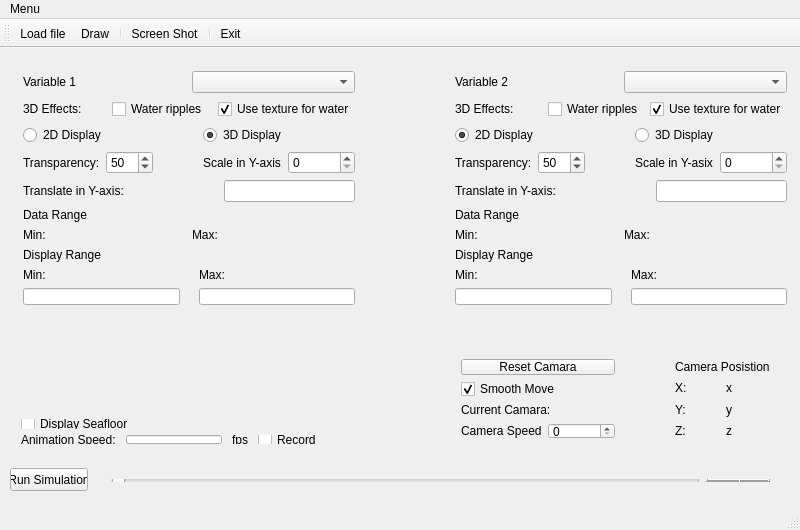
<?xml version="1.0" encoding="UTF-8"?>
<ui version="4.0">
 <class>MainWindow</class>
 <widget class="QMainWindow" name="MainWindow">
  <property name="geometry">
   <rect>
    <x>0</x>
    <y>0</y>
    <width>800</width>
    <height>530</height>
   </rect>
  </property>
  <property name="sizePolicy">
   <sizepolicy hsizetype="Fixed" vsizetype="Fixed">
    <horstretch>0</horstretch>
    <verstretch>0</verstretch>
   </sizepolicy>
  </property>
  <property name="windowTitle">
   <string>NCViewer</string>
  </property>
  <widget class="QWidget" name="centralWidget">
   <widget class="QPushButton" name="run_simulation_button">
    <property name="geometry">
     <rect>
      <x>10</x>
      <y>420</y>
      <width>78</width>
      <height>23</height>
     </rect>
    </property>
    <property name="baseSize">
     <size>
      <width>0</width>
      <height>0</height>
     </size>
    </property>
    <property name="text">
     <string>Run Simulation</string>
    </property>
   </widget>
   <widget class="QWidget" name="layoutWidget">
    <property name="geometry">
     <rect>
      <x>100</x>
      <y>420</y>
      <width>681</width>
      <height>25</height>
     </rect>
    </property>
    <layout class="QHBoxLayout" name="horizontalLayout_12">
     <item>
      <widget class="QSlider" name="simulation_horizontalSlider">
       <property name="orientation">
        <enum>Qt::Horizontal</enum>
       </property>
      </widget>
     </item>
     <item>
      <widget class="QLCDNumber" name="simulation_lcdNumber"/>
     </item>
    </layout>
   </widget>
   <widget class="QWidget" name="layoutWidget">
    <property name="geometry">
     <rect>
      <x>450</x>
      <y>300</y>
      <width>331</width>
      <height>101</height>
     </rect>
    </property>
    <layout class="QHBoxLayout" name="horizontalLayout_28">
     <property name="spacing">
      <number>60</number>
     </property>
     <item>
      <layout class="QVBoxLayout" name="verticalLayout_7">
       <property name="sizeConstraint">
        <enum>QLayout::SetDefaultConstraint</enum>
       </property>
       <item>
        <widget class="QPushButton" name="resetCamara_pushButton">
         <property name="text">
          <string>Reset Camara</string>
         </property>
        </widget>
       </item>
       <item>
        <widget class="QCheckBox" name="smooth_move_checkBox">
         <property name="text">
          <string>Smooth Move</string>
         </property>
         <property name="checked">
          <bool>true</bool>
         </property>
        </widget>
       </item>
       <item>
        <layout class="QHBoxLayout" name="horizontalLayout_27">
         <property name="spacing">
          <number>10</number>
         </property>
         <item>
          <widget class="QLabel" name="current_camera_label">
           <property name="text">
            <string>Current Camara:</string>
           </property>
          </widget>
         </item>
         <item>
          <widget class="QLabel" name="current_camera_value_label">
           <property name="text">
            <string/>
           </property>
          </widget>
         </item>
        </layout>
       </item>
       <item>
        <layout class="QHBoxLayout" name="horizontalLayout_10">
         <item>
          <widget class="QLabel" name="camera_speed_Label">
           <property name="text">
            <string>Camera Speed</string>
           </property>
          </widget>
         </item>
         <item>
          <widget class="QSpinBox" name="camera_spinBox">
           <property name="maximum">
            <number>9999999</number>
           </property>
           <property name="value">
            <number>0</number>
           </property>
          </widget>
         </item>
        </layout>
       </item>
      </layout>
     </item>
     <item>
      <layout class="QVBoxLayout" name="verticalLayout_12">
       <item>
        <widget class="QLabel" name="camera_Position_Label">
         <property name="text">
          <string>Camera Posistion</string>
         </property>
        </widget>
       </item>
       <item>
        <layout class="QHBoxLayout" name="horizontalLayout_26">
         <item>
          <widget class="QLabel" name="x_label">
           <property name="text">
            <string>X:</string>
           </property>
          </widget>
         </item>
         <item>
          <widget class="QLabel" name="x_value_label">
           <property name="text">
            <string>x</string>
           </property>
          </widget>
         </item>
        </layout>
       </item>
       <item>
        <layout class="QHBoxLayout" name="horizontalLayout_25">
         <item>
          <widget class="QLabel" name="y_label">
           <property name="text">
            <string>Y:</string>
           </property>
          </widget>
         </item>
         <item>
          <widget class="QLabel" name="y_value_label">
           <property name="text">
            <string>y</string>
           </property>
          </widget>
         </item>
        </layout>
       </item>
       <item>
        <layout class="QHBoxLayout" name="horizontalLayout_24">
         <item>
          <widget class="QLabel" name="z_label">
           <property name="text">
            <string>Z:</string>
           </property>
          </widget>
         </item>
         <item>
          <widget class="QLabel" name="z_value_label">
           <property name="text">
            <string>z</string>
           </property>
          </widget>
         </item>
        </layout>
       </item>
      </layout>
     </item>
    </layout>
   </widget>
   <widget class="QWidget" name="layoutWidget">
    <property name="geometry">
     <rect>
      <x>12</x>
      <y>12</y>
      <width>786</width>
      <height>256</height>
     </rect>
    </property>
    <layout class="QHBoxLayout" name="horizontalLayout_9">
     <property name="spacing">
      <number>100</number>
     </property>
     <item>
      <layout class="QVBoxLayout" name="verticalLayout_5">
       <item>
        <layout class="QHBoxLayout" name="horizontalLayout">
         <item>
          <widget class="QLabel" name="varNameLabel1">
           <property name="text">
            <string>Variable 1</string>
           </property>
          </widget>
         </item>
         <item>
          <widget class="QComboBox" name="varComboBox1">
           <property name="sizePolicy">
            <sizepolicy hsizetype="Preferred" vsizetype="Fixed">
             <horstretch>0</horstretch>
             <verstretch>0</verstretch>
            </sizepolicy>
           </property>
           <property name="baseSize">
            <size>
             <width>0</width>
             <height>0</height>
            </size>
           </property>
          </widget>
         </item>
        </layout>
       </item>
       <item>
        <layout class="QHBoxLayout" name="horizontalLayout_30">
         <property name="spacing">
          <number>10</number>
         </property>
         <item>
          <widget class="QLabel" name="var1_3d_effects_label">
           <property name="text">
            <string>3D Effects:</string>
           </property>
          </widget>
         </item>
         <item>
          <widget class="QCheckBox" name="var1_perturb_water_normals_checkBox">
           <property name="text">
            <string>Water ripples</string>
           </property>
          </widget>
         </item>
         <item>
          <widget class="QCheckBox" name="var1_use_water_texture_checkBox">
           <property name="text">
            <string>Use texture for water</string>
           </property>
           <property name="checked">
            <bool>true</bool>
           </property>
          </widget>
         </item>
        </layout>
       </item>
       <item>
        <layout class="QHBoxLayout" name="horizontalLayout_7">
         <property name="spacing">
          <number>50</number>
         </property>
         <item>
          <layout class="QVBoxLayout" name="verticalLayout_4">
           <item>
            <widget class="QRadioButton" name="var1_2D_Radio_Button">
             <property name="text">
              <string>2D Display</string>
             </property>
             <attribute name="buttonGroup">
              <string notr="true">var1buttonGroup</string>
             </attribute>
            </widget>
           </item>
           <item>
            <layout class="QHBoxLayout" name="horizontalLayout_3">
             <item>
              <widget class="QLabel" name="var1_Transparent_Label">
               <property name="text">
                <string>Transparency:</string>
               </property>
              </widget>
             </item>
             <item>
              <widget class="QSpinBox" name="var1_Transparent_spinBox">
               <property name="minimum">
                <number>1</number>
               </property>
               <property name="maximum">
                <number>100</number>
               </property>
               <property name="value">
                <number>50</number>
               </property>
              </widget>
             </item>
            </layout>
           </item>
          </layout>
         </item>
         <item>
          <layout class="QVBoxLayout" name="verticalLayout_3">
           <item>
            <widget class="QRadioButton" name="var1_3D_Radio_Button">
             <property name="text">
              <string>3D Display</string>
             </property>
             <property name="checked">
              <bool>true</bool>
             </property>
             <attribute name="buttonGroup">
              <string notr="true">var1buttonGroup</string>
             </attribute>
            </widget>
           </item>
           <item>
            <layout class="QHBoxLayout" name="horizontalLayout_4">
             <item>
              <widget class="QLabel" name="var1_Scale_Label">
               <property name="text">
                <string>Scale in Y-axis:</string>
               </property>
              </widget>
             </item>
             <item>
              <widget class="QSpinBox" name="var1_Scale_spinBox">
               <property name="maximum">
                <number>1000000</number>
               </property>
               <property name="singleStep">
                <number>5000</number>
               </property>
              </widget>
             </item>
            </layout>
           </item>
          </layout>
         </item>
        </layout>
       </item>
       <item>
        <layout class="QHBoxLayout" name="horizontalLayout_32">
         <property name="spacing">
          <number>100</number>
         </property>
         <item>
          <widget class="QLabel" name="var1_translateinY_label">
           <property name="text">
            <string>Translate in Y-axis:</string>
           </property>
          </widget>
         </item>
         <item>
          <widget class="QLineEdit" name="var1_translateinY_lineEdit"/>
         </item>
        </layout>
       </item>
       <item>
        <layout class="QVBoxLayout" name="verticalLayout_10">
         <item>
          <widget class="QLabel" name="var1_Data_Range_Label">
           <property name="text">
            <string>Data Range</string>
           </property>
          </widget>
         </item>
         <item>
          <layout class="QHBoxLayout" name="horizontalLayout_22">
           <item>
            <layout class="QHBoxLayout" name="horizontalLayout_14">
             <property name="spacing">
              <number>10</number>
             </property>
             <item>
              <widget class="QLabel" name="var1_Data_Min_Label">
               <property name="text">
                <string>Min:</string>
               </property>
              </widget>
             </item>
             <item>
              <widget class="QLabel" name="var1_Data_Min">
               <property name="text">
                <string/>
               </property>
              </widget>
             </item>
            </layout>
           </item>
           <item>
            <layout class="QHBoxLayout" name="horizontalLayout_15">
             <property name="spacing">
              <number>10</number>
             </property>
             <item>
              <widget class="QLabel" name="var1_Data_Max_Label">
               <property name="text">
                <string>Max:</string>
               </property>
              </widget>
             </item>
             <item>
              <widget class="QLabel" name="var1_Data_Max">
               <property name="text">
                <string/>
               </property>
              </widget>
             </item>
            </layout>
           </item>
          </layout>
         </item>
        </layout>
       </item>
       <item>
        <layout class="QVBoxLayout" name="verticalLayout_8">
         <item>
          <widget class="QLabel" name="var1_Display_Label">
           <property name="text">
            <string>Display Range</string>
           </property>
          </widget>
         </item>
         <item>
          <layout class="QHBoxLayout" name="horizontalLayout_21">
           <item>
            <layout class="QHBoxLayout" name="horizontalLayout_13">
             <item>
              <layout class="QVBoxLayout" name="verticalLayout_16">
               <item>
                <widget class="QLabel" name="var1_Display_Min_Label">
                 <property name="text">
                  <string>Min:</string>
                 </property>
                </widget>
               </item>
               <item>
                <widget class="QLineEdit" name="var1_display_min_lineEdit"/>
               </item>
              </layout>
             </item>
             <item>
              <widget class="QLabel" name="var1_Legend">
               <property name="autoFillBackground">
                <bool>false</bool>
               </property>
               <property name="text">
                <string/>
               </property>
               <property name="pixmap">
                <pixmap resource="resource.qrc">:/legend/imgs/legend.png</pixmap>
               </property>
              </widget>
             </item>
             <item>
              <layout class="QVBoxLayout" name="verticalLayout_17">
               <item>
                <widget class="QLabel" name="var1_Display_Max_Label">
                 <property name="text">
                  <string>Max:</string>
                 </property>
                </widget>
               </item>
               <item>
                <widget class="QLineEdit" name="var1_display_max_lineEdit"/>
               </item>
              </layout>
             </item>
            </layout>
           </item>
          </layout>
         </item>
        </layout>
       </item>
      </layout>
     </item>
     <item>
      <layout class="QVBoxLayout" name="verticalLayout_6">
       <item>
        <layout class="QHBoxLayout" name="horizontalLayout_2">
         <item>
          <widget class="QLabel" name="varNameLabel2">
           <property name="text">
            <string>Variable 2</string>
           </property>
          </widget>
         </item>
         <item>
          <widget class="QComboBox" name="varComboBox2"/>
         </item>
        </layout>
       </item>
       <item>
        <layout class="QHBoxLayout" name="horizontalLayout_33">
         <item>
          <widget class="QLabel" name="var2_3d_effects_label">
           <property name="text">
            <string>3D Effects:</string>
           </property>
          </widget>
         </item>
         <item>
          <widget class="QCheckBox" name="var2_perturb_water_normals_checkBox">
           <property name="text">
            <string>Water ripples</string>
           </property>
          </widget>
         </item>
         <item>
          <widget class="QCheckBox" name="var2_use_water_texture_checkBox">
           <property name="text">
            <string>Use texture for water</string>
           </property>
           <property name="checked">
            <bool>true</bool>
           </property>
          </widget>
         </item>
        </layout>
       </item>
       <item>
        <layout class="QHBoxLayout" name="horizontalLayout_8">
         <property name="spacing">
          <number>50</number>
         </property>
         <item>
          <layout class="QVBoxLayout" name="verticalLayout">
           <item>
            <widget class="QRadioButton" name="var2_2D_Radio_Button">
             <property name="text">
              <string>2D Display</string>
             </property>
             <property name="checked">
              <bool>true</bool>
             </property>
             <attribute name="buttonGroup">
              <string notr="true">var2buttonGroup</string>
             </attribute>
            </widget>
           </item>
           <item>
            <layout class="QHBoxLayout" name="horizontalLayout_5">
             <item>
              <widget class="QLabel" name="var2_Transparent_Label">
               <property name="text">
                <string>Transparency:</string>
               </property>
              </widget>
             </item>
             <item>
              <widget class="QSpinBox" name="var2_Transparent_spinBox">
               <property name="minimum">
                <number>1</number>
               </property>
               <property name="maximum">
                <number>100</number>
               </property>
               <property name="value">
                <number>50</number>
               </property>
              </widget>
             </item>
            </layout>
           </item>
          </layout>
         </item>
         <item>
          <layout class="QVBoxLayout" name="verticalLayout_2">
           <item>
            <widget class="QRadioButton" name="var2_3D_Radio_Button">
             <property name="text">
              <string>3D Display</string>
             </property>
             <attribute name="buttonGroup">
              <string notr="true">var2buttonGroup</string>
             </attribute>
            </widget>
           </item>
           <item>
            <layout class="QHBoxLayout" name="horizontalLayout_6">
             <item>
              <widget class="QLabel" name="var2_Scale_Label">
               <property name="text">
                <string>Scale in Y-asix:</string>
               </property>
              </widget>
             </item>
             <item>
              <widget class="QSpinBox" name="var2_Scale_spinBox">
               <property name="maximum">
                <number>1000000</number>
               </property>
               <property name="singleStep">
                <number>5000</number>
               </property>
              </widget>
             </item>
            </layout>
           </item>
          </layout>
         </item>
        </layout>
       </item>
       <item>
        <layout class="QHBoxLayout" name="horizontalLayout_31">
         <property name="spacing">
          <number>100</number>
         </property>
         <item>
          <widget class="QLabel" name="var2_translateinY_label">
           <property name="text">
            <string>Translate in Y-axis:</string>
           </property>
          </widget>
         </item>
         <item>
          <widget class="QLineEdit" name="var2_translateinY_lineEdit"/>
         </item>
        </layout>
       </item>
       <item>
        <layout class="QVBoxLayout" name="verticalLayout_11">
         <item>
          <widget class="QLabel" name="var2_Data_Range_Label">
           <property name="text">
            <string>Data Range</string>
           </property>
          </widget>
         </item>
         <item>
          <layout class="QHBoxLayout" name="horizontalLayout_23">
           <item>
            <layout class="QHBoxLayout" name="horizontalLayout_16">
             <property name="spacing">
              <number>10</number>
             </property>
             <item>
              <widget class="QLabel" name="var2_Data_Min_Label">
               <property name="text">
                <string>Min:</string>
               </property>
              </widget>
             </item>
             <item>
              <widget class="QLabel" name="var2_Data_Min">
               <property name="text">
                <string/>
               </property>
              </widget>
             </item>
            </layout>
           </item>
           <item>
            <layout class="QHBoxLayout" name="horizontalLayout_17">
             <property name="spacing">
              <number>10</number>
             </property>
             <item>
              <widget class="QLabel" name="var2_Data_Max_Label">
               <property name="text">
                <string>Max:</string>
               </property>
              </widget>
             </item>
             <item>
              <widget class="QLabel" name="var2_Data_Max">
               <property name="text">
                <string/>
               </property>
              </widget>
             </item>
            </layout>
           </item>
          </layout>
         </item>
        </layout>
       </item>
       <item>
        <layout class="QVBoxLayout" name="verticalLayout_9">
         <item>
          <widget class="QLabel" name="var2_Display_Label">
           <property name="text">
            <string>Display Range</string>
           </property>
          </widget>
         </item>
         <item>
          <layout class="QHBoxLayout" name="horizontalLayout_20">
           <item>
            <layout class="QHBoxLayout" name="horizontalLayout_11">
             <item>
              <layout class="QVBoxLayout" name="verticalLayout_14">
               <item>
                <widget class="QLabel" name="var2_Display_Min_Label">
                 <property name="text">
                  <string>Min:</string>
                 </property>
                </widget>
               </item>
               <item>
                <widget class="QLineEdit" name="var2_display_min_lineEdit"/>
               </item>
              </layout>
             </item>
             <item>
              <widget class="QLabel" name="var2_Legned">
               <property name="text">
                <string/>
               </property>
               <property name="pixmap">
                <pixmap resource="resource.qrc">:/legend/imgs/legend.png</pixmap>
               </property>
              </widget>
             </item>
             <item>
              <layout class="QVBoxLayout" name="verticalLayout_15">
               <item>
                <widget class="QLabel" name="var2_Display_Max_Label">
                 <property name="text">
                  <string>Max:</string>
                 </property>
                </widget>
               </item>
               <item>
                <widget class="QLineEdit" name="var2_display_max_lineEdit"/>
               </item>
              </layout>
             </item>
            </layout>
           </item>
          </layout>
         </item>
        </layout>
       </item>
      </layout>
     </item>
    </layout>
   </widget>
   <widget class="QWidget" name="layoutWidget">
    <property name="geometry">
     <rect>
      <x>10</x>
      <y>360</y>
      <width>323</width>
      <height>47</height>
     </rect>
    </property>
    <layout class="QVBoxLayout" name="verticalLayout_13">
     <item>
      <widget class="QCheckBox" name="seafloor_checkBox">
       <property name="text">
        <string>Display Seafloor</string>
       </property>
      </widget>
     </item>
     <item>
      <layout class="QHBoxLayout" name="horizontalLayout_29">
       <property name="spacing">
        <number>10</number>
       </property>
       <item>
        <widget class="QLabel" name="animation_speed_label">
         <property name="text">
          <string>Animation Speed:</string>
         </property>
        </widget>
       </item>
       <item>
        <widget class="QLineEdit" name="animation_speed_lineEdit">
         <property name="sizePolicy">
          <sizepolicy hsizetype="Minimum" vsizetype="Fixed">
           <horstretch>0</horstretch>
           <verstretch>0</verstretch>
          </sizepolicy>
         </property>
        </widget>
       </item>
       <item>
        <widget class="QLabel" name="fps_label">
         <property name="text">
          <string>fps</string>
         </property>
        </widget>
       </item>
       <item>
        <widget class="QCheckBox" name="record_checkBox">
         <property name="text">
          <string>Record</string>
         </property>
        </widget>
       </item>
      </layout>
     </item>
    </layout>
   </widget>
   <zorder>layoutWidget</zorder>
   <zorder>layoutWidget</zorder>
   <zorder>layoutWidget</zorder>
   <zorder>run_simulation_button</zorder>
   <zorder>layoutWidget</zorder>
  </widget>
  <widget class="QMenuBar" name="menuBar">
   <property name="geometry">
    <rect>
     <x>0</x>
     <y>0</y>
     <width>800</width>
     <height>21</height>
    </rect>
   </property>
   <widget class="QMenu" name="menuFile">
    <property name="title">
     <string>Menu</string>
    </property>
    <addaction name="actionLoad_file"/>
    <addaction name="actionDraw"/>
    <addaction name="actionScreen_Shot"/>
    <addaction name="actionExit"/>
   </widget>
   <addaction name="menuFile"/>
  </widget>
  <widget class="QToolBar" name="mainToolBar">
   <attribute name="toolBarArea">
    <enum>TopToolBarArea</enum>
   </attribute>
   <attribute name="toolBarBreak">
    <bool>false</bool>
   </attribute>
   <addaction name="actionLoad_file"/>
   <addaction name="actionDraw"/>
   <addaction name="separator"/>
   <addaction name="actionScreen_Shot"/>
   <addaction name="separator"/>
   <addaction name="actionExit"/>
  </widget>
  <widget class="QStatusBar" name="statusBar"/>
  <action name="actionLoad_file">
   <property name="icon">
    <iconset resource="resource.qrc">
     <normaloff>:/icons/icons/Blank Folder.png</normaloff>:/icons/icons/Blank Folder.png</iconset>
   </property>
   <property name="text">
    <string>Load file</string>
   </property>
  </action>
  <action name="actionDraw">
   <property name="icon">
    <iconset resource="resource.qrc">
     <normaloff>:/icons/icons/Connect Network Projector.png</normaloff>:/icons/icons/Connect Network Projector.png</iconset>
   </property>
   <property name="text">
    <string>Draw</string>
   </property>
  </action>
  <action name="actionExit">
   <property name="icon">
    <iconset resource="resource.qrc">
     <normaloff>:/icons/icons/Power - Shut Down.png</normaloff>:/icons/icons/Power - Shut Down.png</iconset>
   </property>
   <property name="text">
    <string>Exit</string>
   </property>
  </action>
  <action name="actionScreen_Shot">
   <property name="icon">
    <iconset resource="resource.qrc">
     <normaloff>:/icons/icons/Pictures Library.png</normaloff>:/icons/icons/Pictures Library.png</iconset>
   </property>
   <property name="text">
    <string>Screen Shot</string>
   </property>
  </action>
 </widget>
 <layoutdefault spacing="6" margin="11"/>
 <resources>
  <include location="resource.qrc"/>
 </resources>
 <connections/>
 <buttongroups>
  <buttongroup name="var1buttonGroup"/>
  <buttongroup name="var2buttonGroup"/>
 </buttongroups>
</ui>
